Frame 1 (no input): blank canvas, image omitted
Frame 60 (no input): blank canvas, image omitted
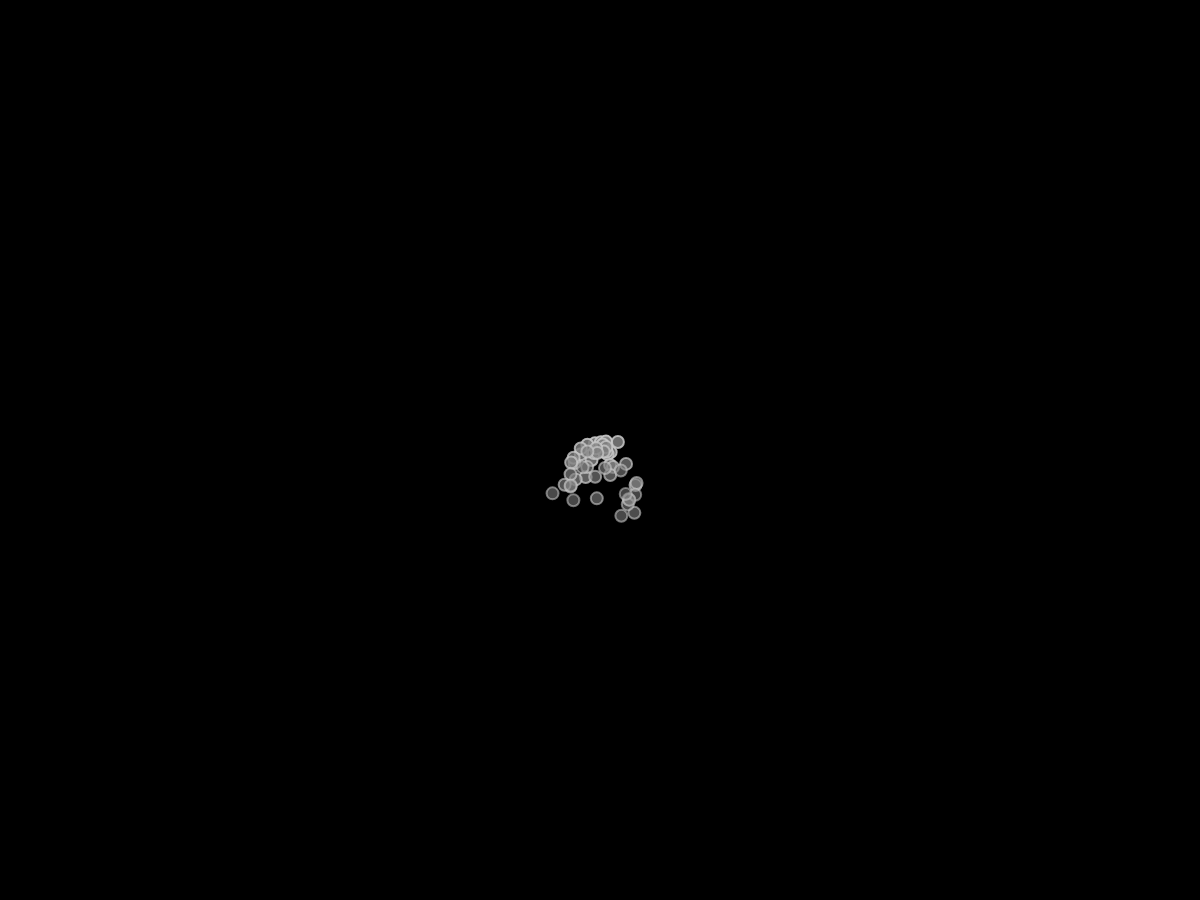
Frame 120 (the mouse pressed at the canvas centre since frame 60)

The p5.js sketch whose frames 1 and 60 were blank and that drew this single picture after the mouse press (run headless with seeded random() and noise() and a simulated clock; from frame 60 on, the mouse is pressed at the canvas centre):

// p5.js sketch
// ── sketch.js
let systems;

function setup() {
  createCanvas(1200, 900);
  systems = [];
}

function draw() {
  background(0);

  for (let i = 0; i < systems.length; i++) {
    systems[i].addParticle();
    systems[i].run();
  }
}

function mousePressed() {
  this.p = new ParticleSystem(createVector(mouseX, mouseY));
  systems.push(p);
}

// A simple Particle class
let Particle = function(position) {
  this.acceleration = createVector(0, 0.05);
  this.velocity = createVector(random(-1, 1), random(-1, 0));
  this.position = position.copy();
  this.lifespan = 255;
};

Particle.prototype.run = function() {
  this.update();
  this.display();
};

// Method to update position
Particle.prototype.update = function() {
  this.velocity.add(this.acceleration);
  this.position.add(this.velocity);
  this.lifespan -= 2;
};

// Method to display
Particle.prototype.display = function() {
  stroke(200, this.lifespan);
  strokeWeight(2);
  fill(127, this.lifespan);
  ellipse(this.position.x, this.position.y, 12, 12);
};

// Is the particle still useful?
Particle.prototype.isDead = function() {
  return this.lifespan < 0;
};

let ParticleSystem = function(position) {
  this.origin = position.copy();
  this.particles = [];
};

ParticleSystem.prototype.addParticle = function() {
  this.particles.push(new Particle(this.origin));
};

ParticleSystem.prototype.run = function() {
  for (let i = this.particles.length - 1; i >= 0; i--) {
    let p = this.particles[i];
    p.run();
    if (p.isDead()) {
      this.particles.splice(i, 1);
    }
  }
};
